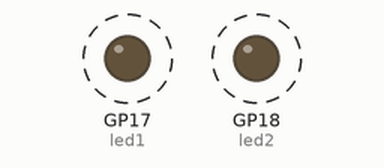
The program below on a simulated Raspberry Pi Pico running MicroPython. Shown: output pins drawn as LEDs (lit = HIGH). Dashed ring = blinking.

Above: at 0.2 s.
Timing chart, 0 to 4.6 s (numbered marks = the images above):
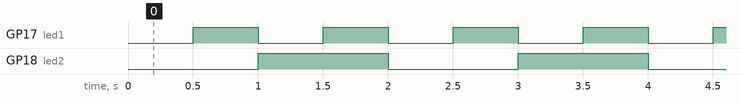

Measured:
- by itself, GP17 (led1): alternates HIGH for 0.50 s and LOW for 0.50 s
- by itself, GP18 (led2): alternates HIGH for 1.0 s and LOW for 1.0 s
- by itself, everything shown: repeats every 2.0 s, in 4 steps

The program:

step-004.py
```python
# 配線方法
# GPIO 17 --- [抵抗] --- (+)LED1(-) --- GND
# GPIO 18 --- [抵抗] --- (+)LED2(-) --- GND
#
# 抵抗（330Ω または 1kΩ）

from machine import Pin, Timer
import time

# GPIO ピンに接続されたLEDの設定（例: GPIO 17 と GPIO 16）
led1 = Pin(17, Pin.OUT)  # 1つ目の LED
led2 = Pin(18, Pin.OUT)  # 2つ目の LED

# タイマーの設定
timer1 = Timer()
timer2 = Timer()

# LED 1 の状態をトグルする関数
def toggle_led1(timer):
    led1.value(not led1.value())  # LEDの状態を反転

# LED 2 の状態をトグルする関数
def toggle_led2(timer):
    led2.value(not led2.value())  # LEDの状態を反転

# タイマーを使って LED の点滅を設定
timer1.init(period=500, mode=Timer.PERIODIC, callback=toggle_led1)  # 0.5 秒 (2Hz)
timer2.init(period=1000, mode=Timer.PERIODIC, callback=toggle_led2) # 1 秒 (1Hz)

try:
    # プログラムが終了しないように無限ループで待機
    while True:
        time.sleep(1)

except KeyboardInterrupt:
    # Ctrl + C でプログラムを終了する際にここが実行される
    print("\nプログラムを終了します...")

finally:
    # タイマーを停止し、LED をオフにする
    timer1.deinit()
    timer2.deinit()
    led1.value(0)
    led2.value(0)
```
